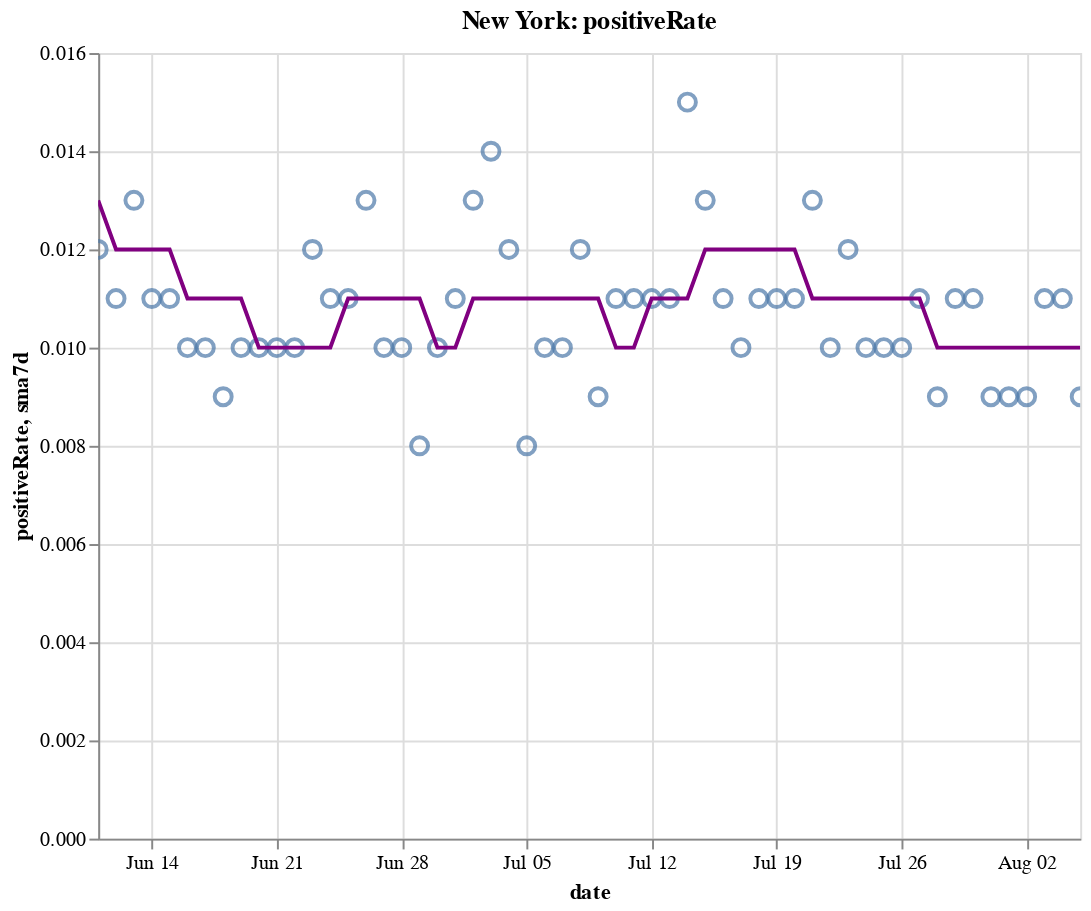

Notebook code cell kept with this figure:
### Code cell
create_plot(ny, 'positiveRate')

### Figure 1 — Vega-Lite specification as saved in the notebook (floating-point values rounded to 4 significant figures)
{"config": {"view": {"continuousWidth": 400, "continuousHeight": 300}}, "layer": [{"layer": [{"mark": {"type": "point", "size": 75}, "encoding": {"tooltip": [{"type": "temporal", "field": "date"}, {"type": "quantitative", "field": "positiveRate"}, {"type": "quantitative", "field": "sma7d"}], "x": {"type": "temporal", "field": "date"}, "y": {"type": "quantitative", "field": "positiveRate"}}, "selection": {"selector010": {"type": "interval", "bind": "scales", "encodings": ["x", "y"]}}}, {"mark": {"type": "line", "color": "purple"}, "encoding": {"x": {"type": "temporal", "field": "date"}, "y": {"type": "quantitative", "field": "sma7d"}}}]}, {"mark": {"type": "rule", "color": "#aaa"}, "encoding": {"x": {"type": "temporal", "field": "date"}}, "transform": [{"filter": {"selection": "selector009"}}]}, {"mark": "circle", "encoding": {"opacity": {"condition": {"value": 1, "selection": "selector009"}, "value": 0}, "tooltip": [{"type": "temporal", "field": "date"}, {"type": "quantitative", "field": "positiveRate"}, {"type": "quantitative", "field": "sma7d"}], "x": {"type": "temporal", "field": "date"}, "y": {"type": "quantitative", "field": "positiveRate"}}, "selection": {"selector009": {"type": "single", "encodings": ["x"], "on": "mouseover", "nearest": true, "empty": "none"}}}, {"mark": {"type": "text", "align": "left", "dx": 5, "dy": -5, "stroke": "white", "strokeWidth": 2}, "encoding": {"text": {"type": "quantitative", "field": "positiveRate"}, "tooltip": [{"type": "temporal", "field": "date"}, {"type": "quantitative", "field": "positiveRate"}, {"type": "quantitative", "field": "sma7d"}], "x": {"type": "temporal", "field": "date"}, "y": {"type": "quantitative", "field": "positiveRate"}}, "transform": [{"filter": {"selection": "selector009"}}]}, {"mark": {"type": "text", "align": "left", "dx": 5, "dy": -5}, "encoding": {"text": {"type": "quantitative", "field": "positiveRate"}, "tooltip": [{"type": "temporal", "field": "date"}, {"type": "quantitative", "field": "positiveRate"}, {"type": "quantitative", "field": "sma7d"}], "x": {"type": "temporal", "field": "date"}, "y": {"type": "quantitative", "field": "positiveRate"}}, "transform": [{"filter": {"selection": "selector009"}}]}], "data": {"name": "data-2d6b2589dd0a6a49b50d64fadaa2a6ac"}, "height": 400, "title": "New York: positiveRate", "width": 500, "$schema": "https://vega.github.io/schema/vega-lite/v4.8.1.json", "datasets": {"data-2d6b2589dd0a6a49b50d64fadaa2a6ac": [{"date": "2020-06-11T00:00:00", "totalTestResultsIncrease": 60840.0, "positiveIncrease": 736.0, "death": 24440.0, "deathIncrease": 38.0, "positiveRate": 0.012, "state": "New York", "sma7d": 0.013}, {"date": "2020-06-12T00:00:00", "totalTestResultsIncrease": 72400.0, "positiveIncrease": 822.0, "death": 24500.0, "deathIncrease": 53.0, "positiveRate": 0.011, "state": "New York", "sma7d": 0.012}, {"date": "2020-06-13T00:00:00", "totalTestResultsIncrease": 70840.0, "positiveIncrease": 916.0, "death": 24530.0, "deathIncrease": 32.0, "positiveRate": 0.013, "state": "New York", "sma7d": 0.012}, {"date": "2020-06-14T00:00:00", "totalTestResultsIncrease": 62360.0, "positiveIncrease": 694.0, "death": 24550.0, "deathIncrease": 24.0, "positiveRate": 0.011, "state": "New York", "sma7d": 0.012}, {"date": "2020-06-15T00:00:00", "totalTestResultsIncrease": 56610.0, "positiveIncrease": 620.0, "death": 24580.0, "deathIncrease": 28.0, "positiveRate": 0.011, "state": "New York", "sma7d": 0.012}, {"date": "2020-06-16T00:00:00", "totalTestResultsIncrease": 60570.0, "positiveIncrease": 631.0, "death": 24610.0, "deathIncrease": 29.0, "positiveRate": 0.01, "state": "New York", "sma7d": 0.011}, {"date": "2020-06-17T00:00:00", "totalTestResultsIncrease": 59340.0, "positiveIncrease": 567.0, "death": 24630.0, "deathIncrease": 21.0, "positiveRate": 0.01, "state": "New York", "sma7d": 0.011}, {"date": "2020-06-18T00:00:00", "totalTestResultsIncrease": 68540.0, "positiveIncrease": 618.0, "death": 24660.0, "deathIncrease": 32.0, "positiveRate": 0.009, "state": "New York", "sma7d": 0.011}, {"date": "2020-06-19T00:00:00", "totalTestResultsIncrease": 79300.0, "positiveIncrease": 796.0, "death": 24690.0, "deathIncrease": 25.0, "positiveRate": 0.01, "state": "New York", "sma7d": 0.011}, {"date": "2020-06-20T00:00:00", "totalTestResultsIncrease": 68830.0, "positiveIncrease": 716.0, "death": 24710.0, "deathIncrease": 24.0, "positiveRate": 0.01, "state": "New York", "sma7d": 0.01}, {"date": "2020-06-21T00:00:00", "totalTestResultsIncrease": 67530.0, "positiveIncrease": 664.0, "death": 24720.0, "deathIncrease": 15.0, "positiveRate": 0.01, "state": "New York", "sma7d": 0.01}, {"date": "2020-06-22T00:00:00", "totalTestResultsIncrease": 56780.0, "positiveIncrease": 552.0, "death": 24740.0, "deathIncrease": 14.0, "positiveRate": 0.01, "state": "New York", "sma7d": 0.01}, {"date": "2020-06-23T00:00:00", "totalTestResultsIncrease": 48710.0, "positiveIncrease": 597.0, "death": 24770.0, "deathIncrease": 27.0, "positiveRate": 0.012, "state": "New York", "sma7d": 0.01}, {"date": "2020-06-24T00:00:00", "totalTestResultsIncrease": 51140.0, "positiveIncrease": 581.0, "death": 24780.0, "deathIncrease": 16.0, "positiveRate": 0.011, "state": "New York", "sma7d": 0.01}, {"date": "2020-06-25T00:00:00", "totalTestResultsIncrease": 67640.0, "positiveIncrease": 749.0, "death": 24800.0, "deathIncrease": 18.0, "positiveRate": 0.011, "state": "New York", "sma7d": 0.011}, {"date": "2020-06-26T00:00:00", "totalTestResultsIncrease": 61720.0, "positiveIncrease": 805.0, "death": 24810.0, "deathIncrease": 14.0, "positiveRate": 0.013, "state": "New York", "sma7d": 0.011}, {"date": "2020-06-27T00:00:00", "totalTestResultsIncrease": 73260.0, "positiveIncrease": 703.0, "death": 24830.0, "deathIncrease": 16.0, "positiveRate": 0.01, "state": "New York", "sma7d": 0.011}, {"date": "2020-06-28T00:00:00", "totalTestResultsIncrease": 61910.0, "positiveIncrease": 616.0, "death": 24840.0, "deathIncrease": 5.0, "positiveRate": 0.01, "state": "New York", "sma7d": 0.011}, {"date": "2020-06-29T00:00:00", "totalTestResultsIncrease": 46430.0, "positiveIncrease": 391.0, "death": 24840.0, "deathIncrease": 7.0, "positiveRate": 0.008, "state": "New York", "sma7d": 0.011}, {"date": "2020-06-30T00:00:00", "totalTestResultsIncrease": 52020.0, "positiveIncrease": 524.0, "death": 24860.0, "deathIncrease": 13.0, "positiveRate": 0.01, "state": "New York", "sma7d": 0.01}, {"date": "2020-07-01T00:00:00", "totalTestResultsIncrease": 56710.0, "positiveIncrease": 625.0, "death": 24870.0, "deathIncrease": 11.0, "positiveRate": 0.011, "state": "New York", "sma7d": 0.01}, {"date": "2020-07-02T00:00:00", "totalTestResultsIncrease": 69940.0, "positiveIncrease": 875.0, "death": 24880.0, "deathIncrease": 11.0, "positiveRate": 0.013, "state": "New York", "sma7d": 0.011}, {"date": "2020-07-03T00:00:00", "totalTestResultsIncrease": 66390.0, "positiveIncrease": 918.0, "death": 24880.0, "deathIncrease": 8.0, "positiveRate": 0.014, "state": "New York", "sma7d": 0.011}, {"date": "2020-07-04T00:00:00", "totalTestResultsIncrease": 62400.0, "positiveIncrease": 726.0, "death": 24900.0, "deathIncrease": 11.0, "positiveRate": 0.012, "state": "New York", "sma7d": 0.011}, {"date": "2020-07-05T00:00:00", "totalTestResultsIncrease": 63420.0, "positiveIncrease": 533.0, "death": 24900.0, "deathIncrease": 8.0, "positiveRate": 0.008, "state": "New York", "sma7d": 0.011}, {"date": "2020-07-06T00:00:00", "totalTestResultsIncrease": 54330.0, "positiveIncrease": 518.0, "death": 24910.0, "deathIncrease": 9.0, "positiveRate": 0.01, "state": "New York", "sma7d": 0.011}, {"date": "2020-07-07T00:00:00", "totalTestResultsIncrease": 56740.0, "positiveIncrease": 588.0, "death": 24920.0, "deathIncrease": 11.0, "positiveRate": 0.01, "state": "New York", "sma7d": 0.011}, {"date": "2020-07-08T00:00:00", "totalTestResultsIncrease": 57580.0, "positiveIncrease": 692.0, "death": 24940.0, "deathIncrease": 20.0, "positiveRate": 0.012, "state": "New York", "sma7d": 0.011}, {"date": "2020-07-09T00:00:00", "totalTestResultsIncrease": 65560.0, "positiveIncrease": 584.0, "death": 24960.0, "deathIncrease": 15.0, "positiveRate": 0.009, "state": "New York", "sma7d": 0.011}, {"date": "2020-07-10T00:00:00", "totalTestResultsIncrease": 73560.0, "positiveIncrease": 786.0, "death": 24970.0, "deathIncrease": 9.0, "positiveRate": 0.011, "state": "New York", "sma7d": 0.01}, {"date": "2020-07-11T00:00:00", "totalTestResultsIncrease": 69200.0, "positiveIncrease": 730.0, "death": 24970.0, "deathIncrease": 6.0, "positiveRate": 0.011, "state": "New York", "sma7d": 0.01}, {"date": "2020-07-12T00:00:00", "totalTestResultsIncrease": 62420.0, "positiveIncrease": 677.0, "death": 24980.0, "deathIncrease": 5.0, "positiveRate": 0.011, "state": "New York", "sma7d": 0.011}, {"date": "2020-07-13T00:00:00", "totalTestResultsIncrease": 51690.0, "positiveIncrease": 557.0, "death": 24990.0, "deathIncrease": 10.0, "positiveRate": 0.011, "state": "New York", "sma7d": 0.011}, {"date": "2020-07-14T00:00:00", "totalTestResultsIncrease": 60040.0, "positiveIncrease": 912.0, "death": 24990.0, "deathIncrease": 5.0, "positiveRate": 0.015, "state": "New York", "sma7d": 0.011}, {"date": "2020-07-15T00:00:00", "totalTestResultsIncrease": 63600.0, "positiveIncrease": 831.0, "death": 25000.0, "deathIncrease": 9.0, "positiveRate": 0.013, "state": "New York", "sma7d": 0.012}, {"date": "2020-07-16T00:00:00", "totalTestResultsIncrease": 72680.0, "positiveIncrease": 769.0, "death": 25010.0, "deathIncrease": 11.0, "positiveRate": 0.011, "state": "New York", "sma7d": 0.012}, {"date": "2020-07-17T00:00:00", "totalTestResultsIncrease": 78240.0, "positiveIncrease": 776.0, "death": 25020.0, "deathIncrease": 10.0, "positiveRate": 0.01, "state": "New York", "sma7d": 0.012}, {"date": "2020-07-18T00:00:00", "totalTestResultsIncrease": 69820.0, "positiveIncrease": 754.0, "death": 25040.0, "deathIncrease": 11.0, "positiveRate": 0.011, "state": "New York", "sma7d": 0.012}, {"date": "2020-07-19T00:00:00", "totalTestResultsIncrease": 46200.0, "positiveIncrease": 502.0, "death": 25050.0, "deathIncrease": 13.0, "positiveRate": 0.011, "state": "New York", "sma7d": 0.012}, {"date": "2020-07-20T00:00:00", "totalTestResultsIncrease": 49340.0, "positiveIncrease": 519.0, "death": 25060.0, "deathIncrease": 8.0, "positiveRate": 0.011, "state": "New York", "sma7d": 0.012}, {"date": "2020-07-21T00:00:00", "totalTestResultsIncrease": 66170.0, "positiveIncrease": 855.0, "death": 25060.0, "deathIncrease": 2.0, "positiveRate": 0.013, "state": "New York", "sma7d": 0.011}, {"date": "2020-07-22T00:00:00", "totalTestResultsIncrease": 67660.0, "positiveIncrease": 705.0, "death": 25070.0, "deathIncrease": 10.0, "positiveRate": 0.01, "state": "New York", "sma7d": 0.011}, {"date": "2020-07-23T00:00:00", "totalTestResultsIncrease": 69700.0, "positiveIncrease": 811.0, "death": 25080.0, "deathIncrease": 13.0, "positiveRate": 0.012, "state": "New York", "sma7d": 0.011}, {"date": "2020-07-24T00:00:00", "totalTestResultsIncrease": 76510.0, "positiveIncrease": 753.0, "death": 25090.0, "deathIncrease": 9.0, "positiveRate": 0.01, "state": "New York", "sma7d": 0.011}, {"date": "2020-07-25T00:00:00", "totalTestResultsIncrease": 71470.0, "positiveIncrease": 750.0, "death": 25100.0, "deathIncrease": 13.0, "positiveRate": 0.01, "state": "New York", "sma7d": 0.011}, {"date": "2020-07-26T00:00:00", "totalTestResultsIncrease": 53570.0, "positiveIncrease": 536.0, "death": 25110.0, "deathIncrease": 3.0, "positiveRate": 0.01, "state": "New York", "sma7d": 0.011}, {"date": "2020-07-27T00:00:00", "totalTestResultsIncrease": 57270.0, "positiveIncrease": 608.0, "death": 25120.0, "deathIncrease": 11.0, "positiveRate": 0.011, "state": "New York", "sma7d": 0.011}, {"date": "2020-07-28T00:00:00", "totalTestResultsIncrease": 57400.0, "positiveIncrease": 534.0, "death": 25130.0, "deathIncrease": 9.0, "positiveRate": 0.009, "state": "New York", "sma7d": 0.01}, {"date": "2020-07-29T00:00:00", "totalTestResultsIncrease": 62280.0, "positiveIncrease": 715.0, "death": 25130.0, "deathIncrease": 6.0, "positiveRate": 0.011, "state": "New York", "sma7d": 0.01}, {"date": "2020-07-30T00:00:00", "totalTestResultsIncrease": 73550.0, "positiveIncrease": 777.0, "death": 25140.0, "deathIncrease": 13.0, "positiveRate": 0.011, "state": "New York", "sma7d": 0.01}, {"date": "2020-07-31T00:00:00", "totalTestResultsIncrease": 68870.0, "positiveIncrease": 644.0, "death": 25150.0, "deathIncrease": 5.0, "positiveRate": 0.009, "state": "New York", "sma7d": 0.01}, {"date": "2020-08-01T00:00:00", "totalTestResultsIncrease": 82740.0, "positiveIncrease": 753.0, "death": 25160.0, "deathIncrease": 14.0, "positiveRate": 0.009, "state": "New York", "sma7d": 0.01}, {"date": "2020-08-02T00:00:00", "totalTestResultsIncrease": 58960.0, "positiveIncrease": 531.0, "death": 25170.0, "deathIncrease": 6.0, "positiveRate": 0.009, "state": "New York", "sma7d": 0.01}, {"date": "2020-08-03T00:00:00", "totalTestResultsIncrease": 51840.0, "positiveIncrease": 545.0, "death": 25170.0, "deathIncrease": 2.0, "positiveRate": 0.011, "state": "New York", "sma7d": 0.01}, {"date": "2020-08-04T00:00:00", "totalTestResultsIncrease": 70990.0, "positiveIncrease": 746.0, "death": 25180.0, "deathIncrease": 3.0, "positiveRate": 0.011, "state": "New York", "sma7d": 0.01}, {"date": "2020-08-05T00:00:00", "totalTestResultsIncrease": 72670.0, "positiveIncrease": 636.0, "death": 25180.0, "deathIncrease": 4.0, "positiveRate": 0.009, "state": "New York", "sma7d": 0.01}]}}
